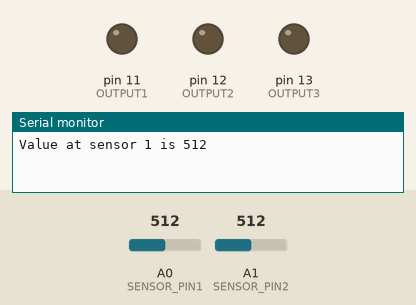
Recording of a sketch running on a simulated Arduino Uno, built with avr-gcc and run on an emulated ATmega328P. On the bench: output pins drawn as LEDs (lit = HIGH), the last lines printed to the serial monitor. The test bench sets the inputs (shaded band); at power-on: A0 (SENSOR_PIN1) = 512, A1 (SENSOR_PIN2) = 512.

Above: at 1.0 s.
At 5.0 s:
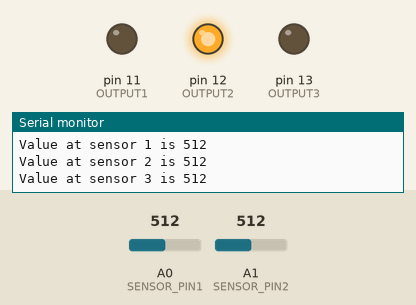
At 7.0 s:
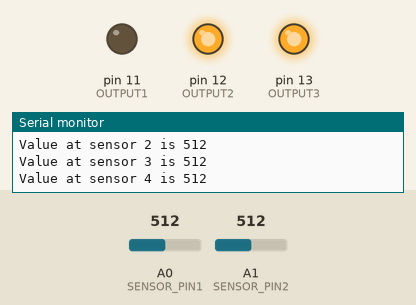
At 9.0 s:
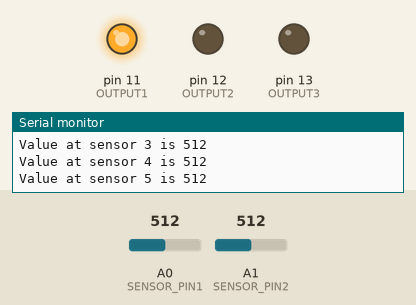
At 13.0 s:
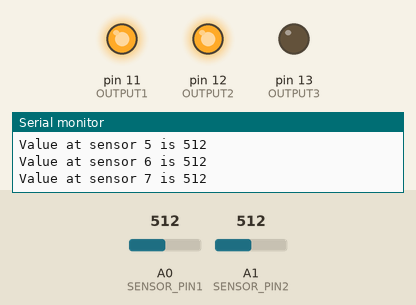
At 19.0 s:
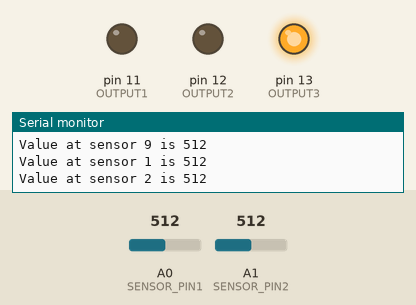
Timing chart, 0 to 20.8 s (numbered marks = the images above):
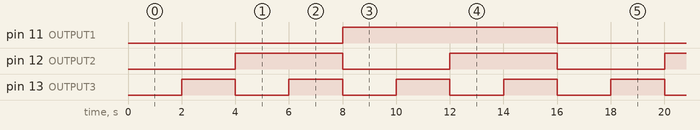

The sketch:

PressureSensorCodeFinal.ino
```cpp
/*
Project: BioTron Code
January 8, 2020

Author: Joshua Kurien
*/

//pins used to control which sensor reading you are getting from mux by sending an output to the mux
#define OUTPUT1 11
#define OUTPUT2 12
#define OUTPUT3 13

#define SENSOR_PIN1 A0
#define SENSOR_PIN2 A1

int binaryVals[9][3]={{0, 0, 0}, {0, 0, 1}, {0, 1, 0}, {0, 1, 1}, {1, 0, 0}, {1, 0, 1}, {1, 1, 0}, {1, 1, 1}}; //binary vals to get readings from all pins connected to mux

int sensorReading[9] = {0};

void setup()
{
  Serial.begin(9600);
  pinMode(OUTPUT1, OUTPUT);
  pinMode(OUTPUT2, OUTPUT);
  pinMode(OUTPUT3, OUTPUT);
  pinMode(SENSOR_PIN1, INPUT);
  pinMode(SENSOR_PIN2, INPUT);
}

void readMux (int binRange) { //sends signal to mux for which sensor you are readinga and then reads at that sensor value
   digitalWrite(OUTPUT1, binaryVals[binRange][0]);
   digitalWrite(OUTPUT2, binaryVals[binRange][1]);
   digitalWrite(OUTPUT3, binaryVals[binRange][2]);

   sensorReading[binRange] = analogRead(SENSOR_PIN1);
}

void sendVals (int num) { //sends sensor values to serial port
   Serial.print("Value at sensor ");
   Serial.print(num + 1);
   Serial.print(" is ");
   Serial.println(sensorReading[num]);
}

void loop() {
  for (int binRange = 0; binRange < 8; binRange++) //used to cycle through mux
  {
    readMux(binRange);
    sendVals(binRange);
    delay(2000);
  }
  sensorReading[8] = analogRead(SENSOR_PIN2);
  sendVals(8);
}
```

Measured:
- by itself, pin 11 (OUTPUT1): alternates HIGH for 8.0 s and LOW for 8.0 s
- by itself, pin 12 (OUTPUT2): alternates HIGH for 4.0 s and LOW for 4.0 s
- by itself, pin 13 (OUTPUT3): alternates HIGH for 2.0 s and LOW for 2.0 s
